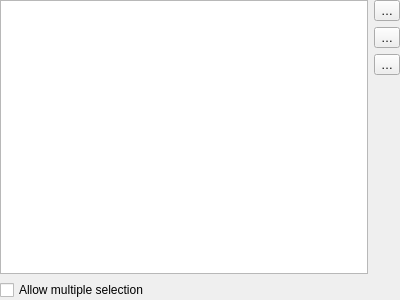
<?xml version="1.0" encoding="UTF-8"?>
<ui version="4.0">
 <class>Form</class>
 <widget class="QWidget" name="Form">
  <property name="geometry">
   <rect>
    <x>0</x>
    <y>0</y>
    <width>400</width>
    <height>300</height>
   </rect>
  </property>
  <property name="windowTitle">
   <string>Form</string>
  </property>
  <layout class="QGridLayout" name="gridLayout">
   <property name="leftMargin">
    <number>0</number>
   </property>
   <property name="topMargin">
    <number>0</number>
   </property>
   <property name="rightMargin">
    <number>0</number>
   </property>
   <property name="bottomMargin">
    <number>0</number>
   </property>
   <item row="1" column="1">
    <widget class="QToolButton" name="btnRemove">
     <property name="toolTip">
      <string>Remove item</string>
     </property>
     <property name="text">
      <string>…</string>
     </property>
    </widget>
   </item>
   <item row="3" column="1">
    <spacer name="verticalSpacer">
     <property name="orientation">
      <enum>Qt::Vertical</enum>
     </property>
     <property name="sizeHint" stdset="0">
      <size>
       <width>20</width>
       <height>190</height>
      </size>
     </property>
    </spacer>
   </item>
   <item row="0" column="1">
    <widget class="QToolButton" name="btnAdd">
     <property name="toolTip">
      <string>Add item</string>
     </property>
     <property name="text">
      <string>…</string>
     </property>
    </widget>
   </item>
   <item row="2" column="1">
    <widget class="QToolButton" name="btnClear">
     <property name="toolTip">
      <string>Clear all</string>
     </property>
     <property name="text">
      <string>…</string>
     </property>
    </widget>
   </item>
   <item row="0" column="0" rowspan="4">
    <widget class="QListView" name="lstItems">
     <property name="dragDropMode">
      <enum>QAbstractItemView::InternalMove</enum>
     </property>
     <property name="alternatingRowColors">
      <bool>true</bool>
     </property>
     <property name="selectionMode">
      <enum>QAbstractItemView::ExtendedSelection</enum>
     </property>
    </widget>
   </item>
   <item row="4" column="0" colspan="2">
    <widget class="QCheckBox" name="chkAllowMultiple">
     <property name="text">
      <string>Allow multiple selection</string>
     </property>
    </widget>
   </item>
  </layout>
 </widget>
 <resources/>
 <connections/>
</ui>
